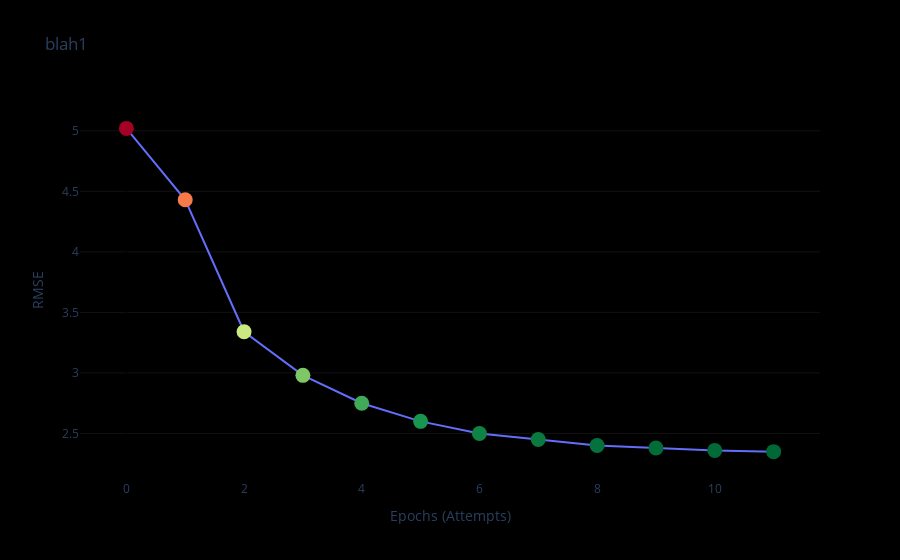

Notebook code for this chart:
### Code cell
plot_config = {
    "title": {"text": "blah1"},
    "paper_bgcolor": "black",       # whole figure background
    "plot_bgcolor": "black", #plot area background
    "xaxis": dict(
        showgrid=False, 
        gridwidth=0, 
        gridcolor="#121212", 
        zeroline=True, 
        zerolinewidth=0, 
        zerolinecolor="black"
    ),
    "yaxis": dict(
        showgrid=True, 
        gridwidth=0, 
        gridcolor="#121212", 
        zeroline=True, 
        zerolinewidth=0, 
        zerolinecolor="black",
        range=[0, None]
    )

}


def plot_loss_history(history, viz: dict=None):
    fig = px.line(y=history, title="Loss Function History", labels={"x":"Epochs (Attempts)", "y":"RMSE"})
    fig.update_traces(
        line=dict(width=2),
        mode="lines+markers",
        marker=dict(
            size=15,
            color=history,                # use loss values to drive color
            colorscale="RdYlGn_r",        # red → yellow → green (reversed so low=green, high=red)
            showscale=False               # hide color bar
        )   # adjust size as you like
    )
    if viz:
        fig.update_layout(
            **viz
        )
    return fig

#------------
fig = plot_loss_history(history, plot_config)
fig.show()

### Figure 1 — Plotly figure (JSON) as saved in the notebook; plotly's stock layout.template omitted (floating-point values rounded to 4 significant figures)
{"data": [{"hovertemplate": "Epochs (Attempts)=%{x}<br>RMSE=%{y}<extra></extra>", "legendgroup": "", "line": {"color": "#636efa", "dash": "solid", "width": 2}, "marker": {"color": [5.02, 4.43, 3.34, 2.98, 2.75, 2.6, 2.5, 2.45, 2.4, 2.38, 2.36, 2.35], "colorscale": [[0, "rgb(0,104,55)"], [0.1, "rgb(26,152,80)"], [0.2, "rgb(102,189,99)"], [0.3, "rgb(166,217,106)"], [0.4, "rgb(217,239,139)"], [0.5, "rgb(255,255,191)"], [0.6, "rgb(254,224,139)"], [0.7, "rgb(253,174,97)"], [0.8, "rgb(244,109,67)"], [0.9, "rgb(215,48,39)"], [1, "rgb(165,0,38)"]], "showscale": false, "size": 15, "symbol": "circle"}, "mode": "lines+markers", "name": "", "orientation": "v", "showlegend": false, "type": "scatter", "x": [0, 1, 2, 3, 4, 5, 6, 7, 8, 9, 10, 11], "xaxis": "x", "y": [5.02, 4.43, 3.34, 2.98, 2.75, 2.6, 2.5, 2.45, 2.4, 2.38, 2.36, 2.35], "yaxis": "y"}], "layout": {"legend": {"tracegroupgap": 0}, "paper_bgcolor": "black", "plot_bgcolor": "black", "title": {"text": "blah1"}, "xaxis": {"anchor": "y", "domain": [0, 1], "gridcolor": "#121212", "gridwidth": 0, "showgrid": false, "title": {"text": "Epochs (Attempts)"}, "zeroline": true, "zerolinecolor": "black", "zerolinewidth": 0}, "yaxis": {"anchor": "x", "domain": [0, 1], "gridcolor": "#121212", "gridwidth": 0, "range": [0, null], "showgrid": true, "title": {"text": "RMSE"}, "zeroline": true, "zerolinecolor": "black", "zerolinewidth": 0}}}
